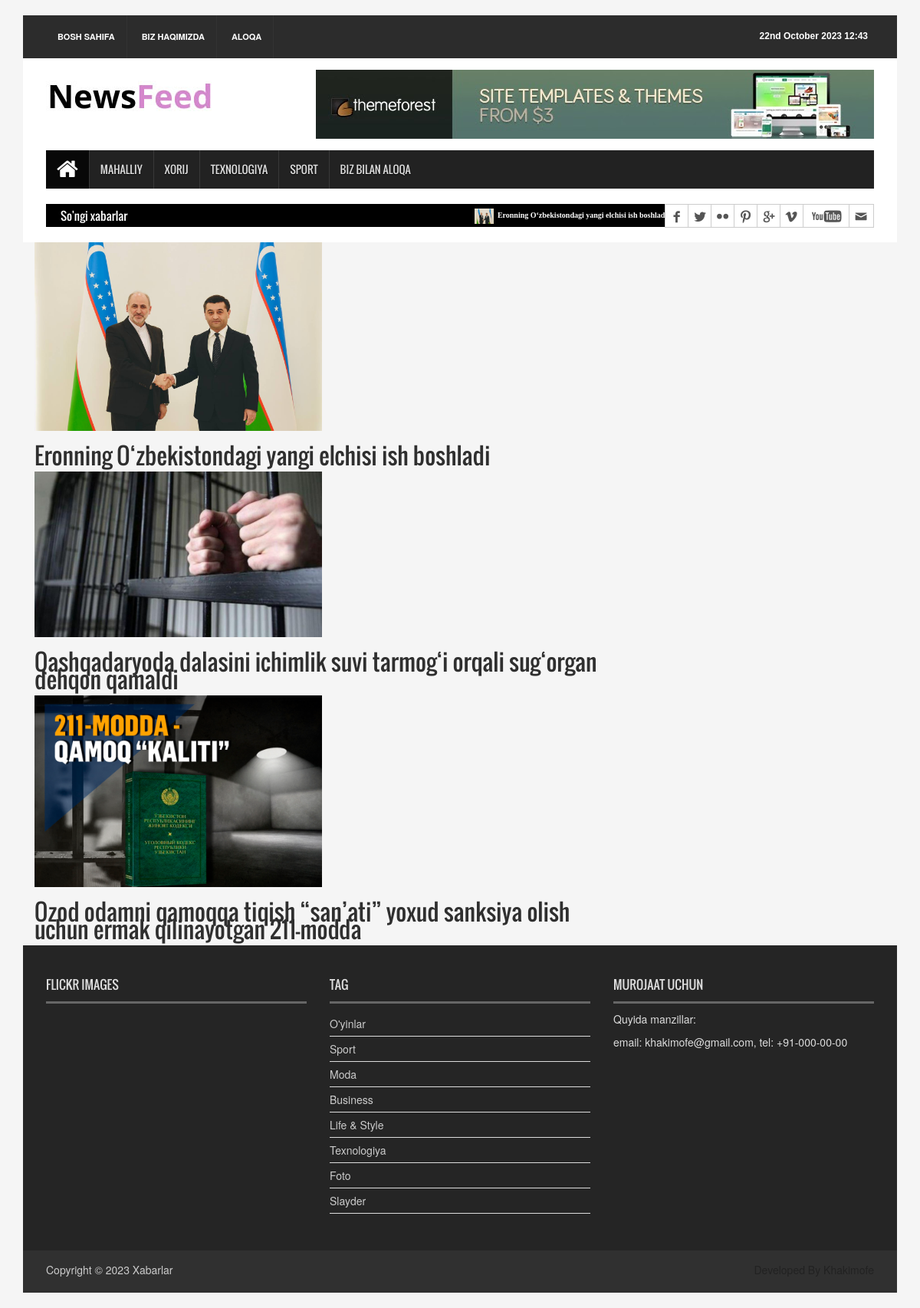
The app's page /local/ with its own data.
### news_app/models.py (models this page shows, shortened)
class News(models.Model):
    class Status(models.TextChoices):
        Draft = "DF", "Draft"
        Published = "PB", "Published"
    title = models.CharField(max_length=250)
    slug = models.CharField(max_length=250)
    body = models.TextField()
    image = models.ImageField(upload_to="news/images")
    category = models.ForeignKey(Category,
                                 on_delete=models.CASCADE)
    publish_time = models.DateTimeField(default=timezone.now)
    created_time = models.DateTimeField(auto_now_add=True)
    updated_time = models.DateTimeField(auto_now=True)
    status = models.CharField(max_length=2,
                              choices=Status.choices,
                              default=Status.Draft)
    objects = models.Manager() #default manager
    class Meta:
        ordering = ["-publish_time"]
    def get_absolute_url(self):
        return reverse("news_detail_page", args=[self.slug])

### news_app/views.py (the view)
# urls.py: path('local/', LocalNewsPage.as_view(), name='local_news_page'),
class LocalNewsPage(ListView):
    model = News
    template_name = "news/mahalliy.html"
    context_object_name = 'mahalliy_xabarlar'
    def get_queryset(self):
        news = self.model.objects.all().filter(category__name="Mahalliy")
        return news

### news_app/context_processor.py (called while the page is built)
def latest_news(request):
    latest_news = News.objects.all().order_by("-publish_time")[:8]
    context = {
        "latest_news": latest_news
    }
    return context

### templates/news/mahalliy.html (shortened to what this page needs)
{% extends 'news/base.html' %}
{% load static %}
{% block content %}
{% for news in mahalliy_xabarlar %}
        <div class="container">
            <div class="row">
                <div class="col-sm-8">
                    <a href="{{ news.get_absolute_url }}">
                        <img src="{{ news.image.url }}" alt="{{ news.title }}" style="width:50%">
                        <h2> {{ news.title }}</h2>
                    </a>
                </div>
            </div>
        </div>
{% endfor %}
{% endblock content %}

### templates/news/base.html (shortened to what this page needs)
{% load static %}
<!DOCTYPE html>
<html>
<head>
<link rel="stylesheet" type="text/css" href="{% static 'css/bootstrap.min.css'%}">
<link rel="stylesheet" type="text/css" href="{% static 'css/font-awesome.min.css'%}">
<link rel="stylesheet" type="text/css" href="{% static 'css/animate.css'%}">
<link rel="stylesheet" type="text/css" href="{% static 'css/font.css'%}">
<link rel="stylesheet" type="text/css" href="{% static 'css/li-scroller.css'%}">
<link rel="stylesheet" type="text/css" href="{% static 'css/slick.css'%}">
<link rel="stylesheet" type="text/css" href="{% static 'css/jquery.fancybox.css'%}">
<link rel="stylesheet" type="text/css" href="{% static 'css/theme.cs'%}">
<link rel="stylesheet" type="text/css" href="{% static 'css/style.css'%}">
</head>
<body>
<div class="container">
  <header id="header">
    <div class="row">
      <div class="col-lg-12 col-md-12 col-sm-12">
        <div class="header_top">
          <div class="header_top_left">
            <ul class="top_nav">
              <li><a href="{% url 'home_page' %}">Bosh sahifa</a></li>
              <li><a href="{% url 'about_page'%}">Biz haqimizda</a></li>
              <li><a href="{% url 'contact_page' %}">Aloqa</a></li>
            </ul>
          </div>
          <div class="header_top_right">
            <p>{% now "jS F Y H:i" %}</p>
          </div>
        </div>
      </div>
      <div class="col-lg-12 col-md-12 col-sm-12">
        <div class="header_bottom">
          <div class="logo_area"><a href="index.html" class="logo"><img src="{% static 'images/logo.jpg'%}" alt=""></a></div>
          <div class="add_banner"><a href="#"><img src="{% static 'images/addbanner_728x90_V1.jpg'%}" alt=""></a></div>
        </div>
      </div>
    </div>
  </header>
  <section id="navArea">
    <nav class="navbar navbar-inverse" role="navigation">
      <div id="navbar" class="navbar-collapse collapse">
        <ul class="nav navbar-nav main_nav">
          <li class="active"><a href="{% url 'home_page' %}"><span class="fa fa-home desktop-home"></span><span class="mobile-show">Bosh sahifa</span></a></li>
          <li><a href="{% url 'local_news_page' %}">Mahalliy</a></li>
          <li><a href="{% url 'world_news_page' %}">Xorij</a></li>
          <li><a href="{% url 'technology_news_page' %}">Texnologiya</a></li>
          <li><a href="{% url 'sport_news_page' %}">Sport</a></li>
          <li><a href="{% url 'contact_page' %}">Biz bilan aloqa</a></li>
        </ul>
      </div>
    </nav>
  </section>
  <section id="newsSection">
    <div class="row">
      <div class="col-lg-12 col-md-12">
        <div class="latest_newsarea"> <span>So'ngi xabarlar</span>
          <ul id="ticker01" class="news_sticker">
            {% for news in latest_news %}
            <li><a href="#"><img src="{{ news.image.url }}" alt="">{{ news.title }}</a></li>
            {% endfor %}
          </ul>
          <div class="social_area">
            <ul class="social_nav">
              <li class="facebook"><a href="#"></a></li>
              <li class="twitter"><a href="#"></a></li>
              <li class="flickr"><a href="#"></a></li>
              <li class="pinterest"><a href="#"></a></li>
              <li class="googleplus"><a href="#"></a></li>
              <li class="vimeo"><a href="#"></a></li>
              <li class="youtube"><a href="#"></a></li>
              <li class="mail"><a href="#"></a></li>
            </ul>
          </div>
        </div>
      </div>
    </div>
  </section>
    {% block content%}
    {% endblock content%}
  <footer id="footer">
    <div class="footer_top">
      <div class="row">
        <div class="col-lg-4 col-md-4 col-sm-4">
          <div class="footer_widget wow fadeInLeftBig">
            <h2>Flickr Images</h2>
          </div>
        </div>
        <div class="col-lg-4 col-md-4 col-sm-4">
          <div class="footer_widget wow fadeInDown">
            <h2>Tag</h2>
            <ul class="tag_nav">
              <li><a href="#">O'yinlar</a></li>
              <li><a href="#">Sport</a></li>
              <li><a href="#">Moda</a></li>
              <li><a href="#">Business</a></li>
              <li><a href="#">Life &amp; Style</a></li>
              <li><a href="#">Texnologiya</a></li>
              <li><a href="#">Foto</a></li>
              <li><a href="#">Slayder</a></li>
            </ul>
          </div>
        </div>
        <div class="col-lg-4 col-md-4 col-sm-4">
          <div class="footer_widget wow fadeInRightBig">
            <h2>Murojaat uchun</h2>
            <p>Quyida manzillar:</p>
            <address>
            email: khakimofe@gmail.com, tel: +91-000-00-00
            </address>
          </div>
        </div>
      </div>
    </div>
    <div class="footer_bottom">
      <p class="copyright">Copyright &copy; 2023 <a href="index.html">Xabarlar</a></p>
      <p class="developer">Developed By Khakimofe</p>
    </div>
  </footer>
</div>
</body>

### static/css/li-scroller.css (style rules this page uses)
ul.newsticker { position:relative; left:750px; font:bold 10px Verdana; list-style-type:none; margin:0; padding:0 }
ul.newsticker li { float:left; margin:0; padding:0 }
ul.newsticker a { white-space:nowrap; padding:0; color:#fff; margin:0 50px 0 0 }
ul.newsticker a > img { height:20px; margin-right:5px; width:25px }

### records on screen
News: image (picture), title "Eronning O‘zbekistondagi yangi elchisi ish boshladi"
News: image (picture), title "Qashqadaryoda dalasini ichimlik suvi tarmog‘i orqali sug‘organ dehqon qamaldi"
News: image (picture), title "Ozod odamni qamoqqa tiqish “san’ati” yoxud sanksiya olish uchun ermak qilinayotgan 211-modda"
